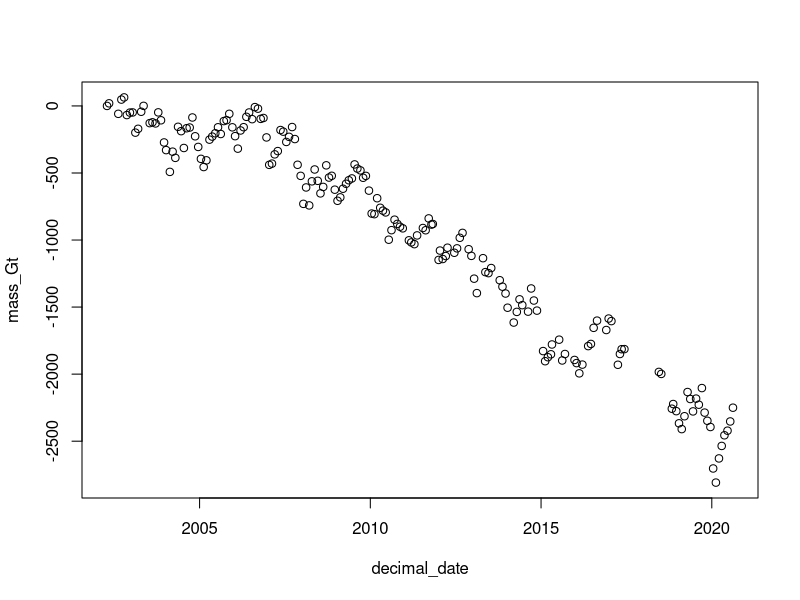

The R source for this figure:
## 1 Feb 2021 -- Woof, this class went reeeeeal fast. 

## In this section, we are using NASA GRACE satellite data as a proxy for 
## ice sheet loss in Antarctica and Greenland. 

## Erin already saved the data in this repository, so it should already be 
## in this R project. 

## When I want to open an existing R project, the file type looks like a little 
## cube with an R in it. 

## I want to read in the data. 

read.table('data/antarctica_mass_200204_202008.txt', skip=31,
           col.names=c("decimal_date", "mass_Gt", "sigma_Gt"))
## Now we have the table reading out in our console. We gave it the name of 
## the file, that is in the directory, then told it to skip the first 31 lines 
## (which are a header -- metadata), and then named the column names. 



## However, we want to name the table a variable name. 
ant_ice_loss = read.table('data/antarctica_mass_200204_202008.txt', skip=31,
                          col.names=c("decimal_date", "mass_Gt", "sigma_Gt"))

## Now I'm going to add the Greenland data, naming it grn_ice_loss.
grn_ice_loss = read.table('data/greenland_mass_200204_202008.txt', skip=31, 
                          col.names=c("decimal_date", "mass_Gt", "sigma_Gt"))

## Every time we load in data, the first thing that we want to do is to 
## look at it, to make sure it's correct and in there correctly. One tool 
## to do this is to use the head() function. This gives you the first six 
## lines of the data table. 

head(ant_ice_loss)
head(grn_ice_loss)

## We can also look at the dimensions of the data using the dim() function.
## This is telling us we have 188 rows and 3 columns.

dim(ant_ice_loss)
dim(grn_ice_loss)

## We can also look at the summary of the data using the summary() function. 

summary(ant_ice_loss)
summary(grn_ice_loss)

## If you open up either of the variables in the Environment tab (right hand 
## side of R Studio), you can see the data sets in this window, they'll 
## open up in a new tab. However, in those data sets from the Environment 
## tab, you can manually change that data, and that data will be there 
## FOREVER. So don't change those data points!!

## Now we want to plot the data. There are a couple of ways to do this. 
## x,y -- passing R two parameters, one on the x, one on the y-axis.
## y~x -- this is technically a formula in R (whenever there is a tilda in
## a command, it's a formula.


## I'm going to use formula style with the tilda. I'm going to plot the mass 
## as a function of decimal date to see how ice loss has changed over time.

plot(mass_Gt ~ decimal_date, data = ant_ice_loss)
